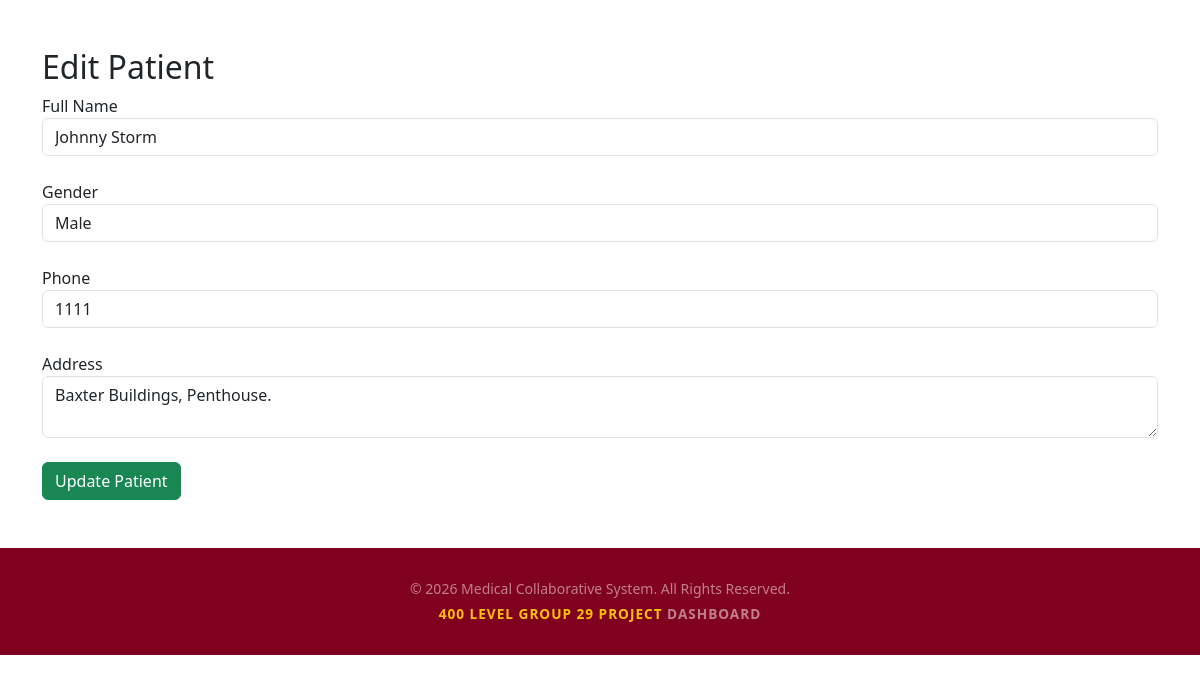
The page /patients/edit_patient.php?id=1 (signed in) on the database its author committed.
### tables this page shows
CREATE TABLE `patients` (
  `patient_id` int(11) NOT NULL,
  `full_name` varchar(100) DEFAULT NULL,
  `gender` varchar(20) DEFAULT NULL,
  `phone` varchar(20) DEFAULT NULL,
  `address` text DEFAULT NULL
);

### patients/edit_patient.php (the view, shortened to what this page needs)
<?php
require_once("../db_connect.php");
$id = $_GET['id'];
$query =
"SELECT * FROM patients
WHERE patient_id='$id'";
$result =
mysqli_query($conn,$query);
$row =
mysqli_fetch_assoc($result);
?>
<!DOCTYPE html>
<html>
<head>
<link href=
"https://cdn.jsdelivr.net/npm/bootstrap@5.3.0/dist/css/bootstrap.min.css"
rel="stylesheet">
</head>
<body>
<div class="container mt-5">
<h2>Edit Patient</h2>
<form method="POST">
<label>Full Name</label>
<input
type="text"
name="fullname"
class="form-control"
value="<?php echo $row['full_name']; ?>"
required>
<br>
<label>Gender</label>
<select
name="gender"
class="form-control">
<option
value="Male"
<?php if($row['gender']=="Male") echo "selected"; ?>>
Male
</option>
</select>
<br>
<label>Phone</label>
<input
type="text"
name="phone"
class="form-control"
value="<?php echo $row['phone']; ?>"
required>
<br>
<label>Address</label>
<textarea
name="address"
class="form-control"><?php echo $row['address']; ?></textarea>
<br>
<button
name="update"
class="btn btn-success">
Update Patient
</button>
</form>
</div>
<br><br>
<footer>
        <div class="container">
            <p class="mb-0 text-white-50 small">&copy; <?php echo date("Y"); ?> Medical Collaborative System. All Rights Reserved.</p>
            <li class="list-inline-item"><div class="project-subtitle"> 400 Level Group 29 Project
                        <a href="/medical_collab_system/dashboard.php" class="text-white-50 text-decoration-none text-hover-gold">Dashboard</a>
                    </div></li>
        </div>
    </footer>
</body>
</html>

### patients/edit_patient.php (style rules this page uses)
footer { background: #800020; color: #ffffff; padding: 30px 15px; text-align: center; margin-top: auto; }
footer .project-subtitle { color: #ffc107; font-weight: 600; font-size: 0.85rem; letter-spacing: 1px; text-transform: uppercase; margin-top: 5px; }

### rows shown on the page
patients: fullname "Johnny Storm", gender "Male", phone "1111", address "Baxter Buildings, Penthouse."
